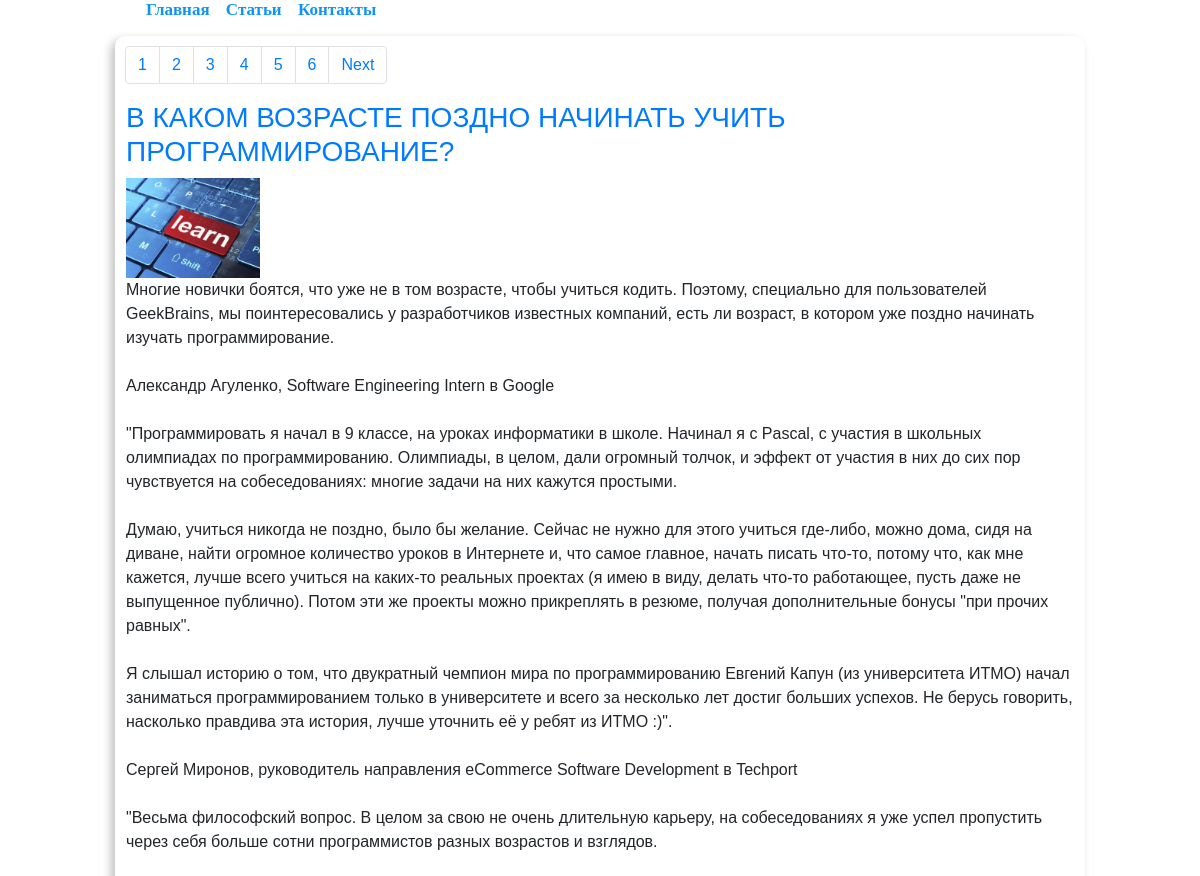
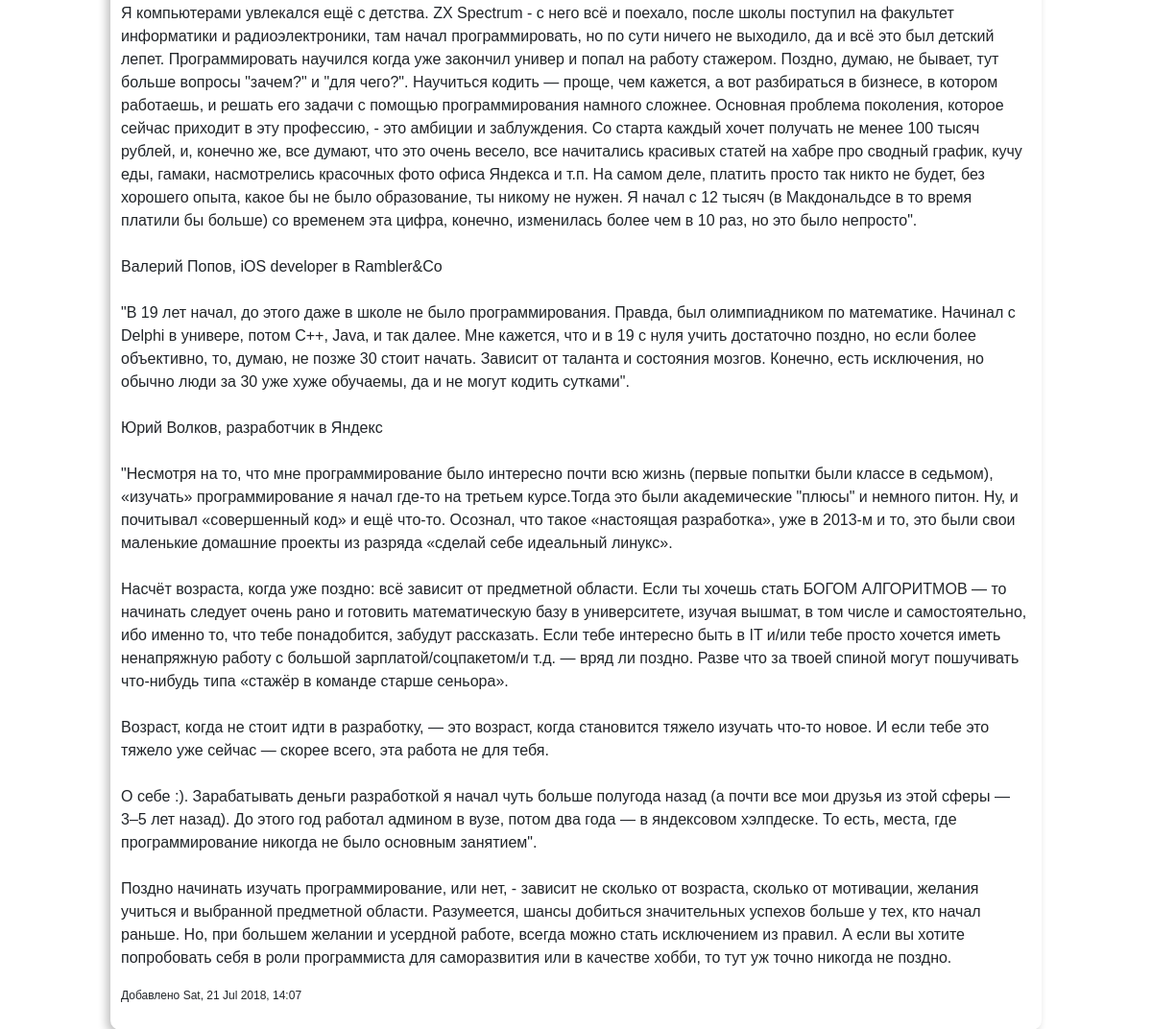
The app's page /articles/ with its own data (2 pictures, top to bottom).
### articles/models.py (models this page shows, shortened)
class Article(models.Model):
    name = models.CharField(max_length=150)
    image = models.ImageField()
    content = models.TextField()
    category = models.ForeignKey('categories.Category', on_delete=models.CASCADE)
    created = models.DateTimeField(auto_now_add=True)

### articles/views.py (the view)
# urls.py: path('', views.ArticleList.as_view(), name='list'),
class ArticleList(ListView):
    context_object_name = 'query'
    template_name = 'articles/index.htm'
    queryset = get_list_or_404(models.Article)
    paginate_by = 1

### articles/templates/articles/index.htm (shortened to what this page needs)
{% extends 'master.htm' %}
{% load static %}
{% block css %}
    <link rel="stylesheet" href="{% static 'articles/style.css' %}">
{% endblock %}
{% block menu %}
    {% include 'articles/includes/inc_menu.htm' %}
{% endblock %}
{% block menuCategories %}
    {% include 'articles/includes/inc_menuCategories.htm' %}
{% endblock %}
{% block content %}
    <table>
        {% for itm in query %}
            <tr>
                <td><h3><a href = "{% url 'articles:detail' itm.id %}">{{ itm.name|upper }}</a></h3></td>
            </tr>
            <tr class="list">
                <td><img src="/media/{{ itm.image }}" alt=""><p>{{ itm.content|linebreaksbr }}</p></td>
            </tr>
            <tr class="created">
                <td><p>Добавлено {{ itm.created|date:"D, d M Y, H:i" }}</p></td>
            </tr>
        {% endfor %}
        <tr class="row pagination-box">
            <ul class="pagination">
                {% if page_obj.paginator.num_pages > 1 %}
                    {% for number in page_obj.paginator.page_range %}
                        {% if number == page_obj.number %}
                            <li class="page-item">
                                <span class="page-link active">{{ number }}</span>
                            </li>
                        {% else %}
                            <li class="page-item">
                                <a class="page-link" href="?page={{ number }}">{{ number }}</a>
                            </li>
                        {% endif %}
                    {% endfor %}
                {% endif %}
                {% if page_obj.has_next %}
                    <li class="page-item">
                        <a class="page-link" href="?page={{ page_obj.next_page_number }}">Next</a>
                    </li>
                {% endif %}
            </ul>
        </tr>
    </table>
{% endblock %}

### server/templates/master.htm (shortened to what this page needs)
<!DOCTYPE html>
 <html class="no-js">
    <head>
        <link rel="stylesheet" href="https://stackpath.bootstrapcdn.com/bootstrap/4.1.3/css/bootstrap.min.css">
        {% block css %}
        {% endblock %}
    </head>
    <body>
        {% block menu %}
        {% endblock %}
        {% block menuCategories %}
        {% endblock %}
        <section class="container">
            <div class="body">
                {% block content %}
                {% endblock %}
            </div>
        </section>
    </body>
</html>

### articles/templates/articles/includes/inc_menu.htm
<ul class="menu">
    <li><a href = "{% url 'articles:list' %}">Главная</a></li>
	<li><a href = "">Статьи</a></li>
	<li><a href = "">Контакты</a></li>
</ul>

### articles/templates/articles/includes/inc_menuCategories.htm (shortened to what this page needs)
<ul class="menuCategories">
</ul>

### articles/static/articles/style.css (style rules this page uses)
body { font-family: sans-serif; width: 1000px; margin: 0 auto 25px; }
.body { padding: 10px 10px; margin-top: 5px; behavior: url(path-to/PIE.htc); border-radius: 10px; -moz-border-radius: 10px; -webkit-border-radius: 10px; -khtml-border-radius: 10px; box-shadow: -4px 4px 10px #C1C1C1; -moz-box-shadow: -4px 4px 10px #C1C1C1; -webkit-box-shadow: -4px 4px 10px #C1C1C1; }
.menu { font: bold 17px cursive; }
.menu a { text-decoration: none; color: #0F94F6; }
.menu li { display: inline; margin: 4px; padding: 2px; }
.menuCategories { font: bold 17px cursive; float: left; width: 60px; padding: 10px; margin: 10px 10px 0px -150px; }
.list img { max-height: 100px; float: top; }
.created { font-size: 12px }

### records on screen
Article: name "В КАКОМ ВОЗРАСТЕ ПОЗДНО НАЧИНАТЬ УЧИТЬ ПРОГРАММИРОВАНИЕ?", image (picture), content "Многие новички боятся, что уже не в том возрасте, чтобы учиться кодить. Поэтому, специально для пользователей GeekBrains, мы поинтересовались у разработчиков известных компаний, есть ли возраст, в котором уже поздно начинать изучать программирование. Александр Агуленко, Software Engineering Intern в Google \"Программировать я начал в 9 классе, на уроках информатики в школе. Начинал я с Pascal, с участия в школьных олимпиадах по программированию. Олимпиады, в целом, дали огромный толчок, и эффект от участия в них до сих пор чувствуется на собеседованиях: многие задачи на них кажутся простыми. Думаю, учиться никогда не поздно, было бы желание. Сейчас не нужно для этого учиться где-либо, можно…", created "Sat, 21 Jul 2018, 14:07"

### other values on screen
{{ number }} "1"
{{ number }} "2" "3" "4" "5" "6"
